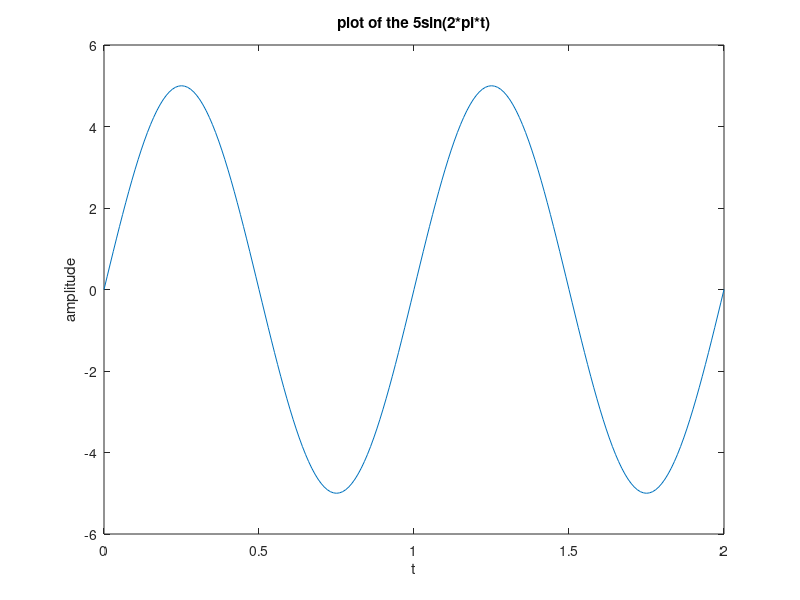
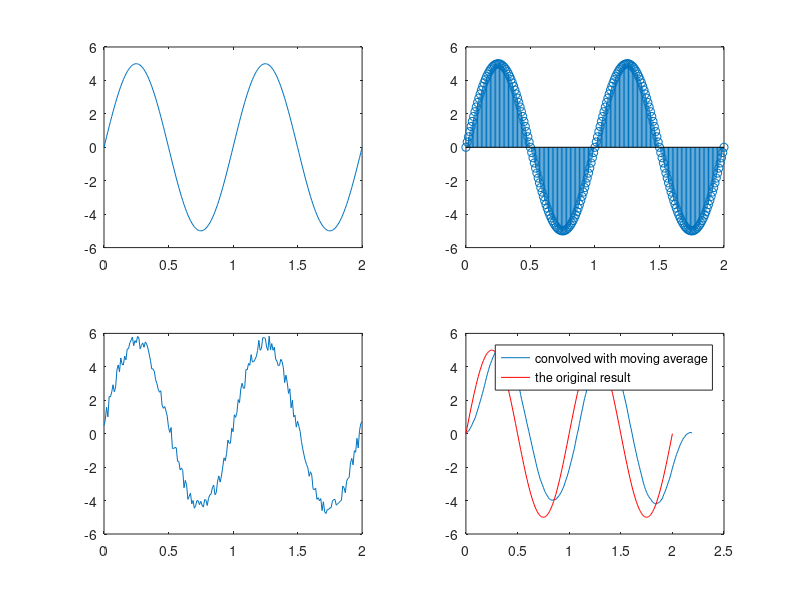
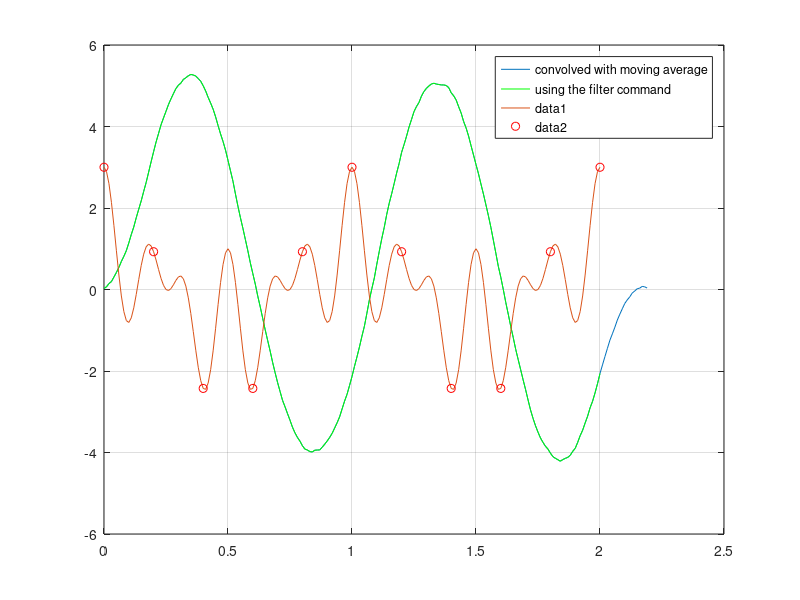
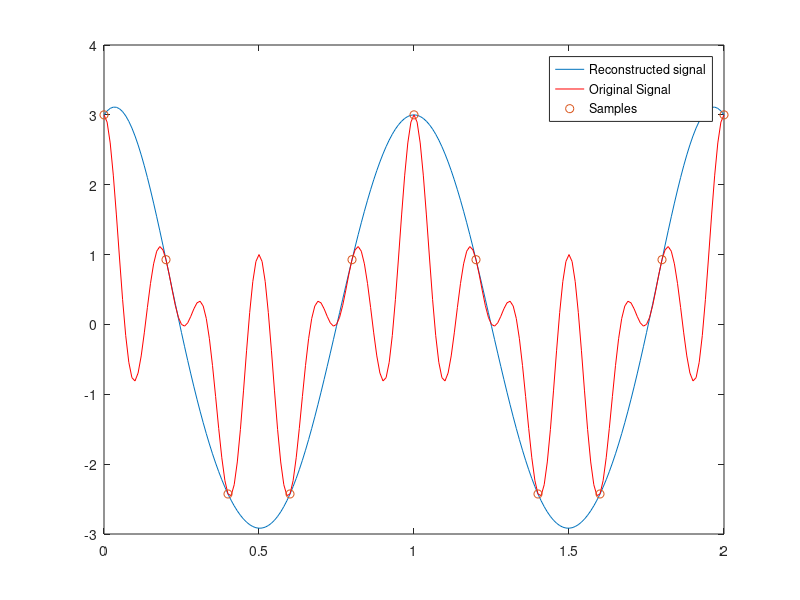

Write the MATLAB code that produced these figures, in order. (Note: this script raises an error after producing the figures.)
    clc
clear 
close all
% Part 1
t = 0:0.01:2;
y = 5*sin(2*pi*t);
plot(t,y)   
title('plot of the 5sin(2*pi*t)')
xlabel('t')
ylabel('amplitude')
figure
stem(t,y)
title('stem of the 5sin(2*pi*t)')
xlabel('t')
ylabel('amplitude')
% %Part 2 
y_noisy = y + rand(size(t));
subplot(2,2,1)
plot(t,y)
subplot(2,2,3)
plot(t,y_noisy)
subplot(2,2,2)
stem(t,y)
subplot(2,2,4)
stem(t,y_noisy)
%part 3
moving_avg = ones(1,20)*0.05;
result = conv(y_noisy,moving_avg);
t2 = 0:0.01:(length(result)-1)*0.01;
plot(t2,result)
hold on 
plot(t,y,'r')
legend('convolved with moving average','the original result')
%part 4
filtered_out = filter(0.05*ones(1,20),1,y_noisy);
figure
plot(t2,result)
hold on 
plot(t,filtered_out,'g')
legend('convolved with moving average','using the filter command')
% part 5 
% Part 6
x=cos(2*pi*t)+cos(8*pi*t)+cos(12*pi*t);
plot(t,x)
f=5;
T=1/f;
ts=0:T:2;
xs=cos(2*pi*ts)+cos(8*pi*ts)+cos(12*pi*ts);
hold on 
plot(ts,xs,'ro')
grid on
[T1,Ts]=ndgrid(t,ts);
xr=sinc((T1-Ts)/T)*xs';
figure
plot(t,xr)
hold on
plot(t,x,'r')
hold on 
plot(ts,xs,'o')
legend('Reconstructed signal','Original Signal','Samples')
%Part 7
tt = 0:0.005:10;
x1 = 2*tt.*exp(-tt);
tt1=0:10;
x11=2*tt1.*exp(-tt1);
[a1,f1]=freqz(x1);
[a2,f2]=freqz(x11);
figure
plot(f1,abs(a1),'b');
hold on
plot(f2,abs(a2),'r');
axis([0 0.2 0 400])
% Part 8
t=0:1/(2*pi):60;
f1=pi/16;
f2=5*pi/16;
f3=9*pi/16;
f4=13*pi/16;
x=cos(2*pi*f1*t)+cos(2*pi*f2*t)+cos(2*pi*f3*t)+cos(2*pi*f4*t);
xfft=fftshift(fft(x,512));
w=linspace(-pi,pi,512);
h=xlsread('filters.xls',1);
f=xlsread('filters.xls',2);
y=zeros(4,length(x));
for i=1:4
   y(i,:)=filter(h(i,:),1,x); 
end
y11=downsample(y',4);
y1=y11';
pu=[2,0,1,0.5];
for i=1:4
y2(i,:)=pu(i)*y1(i,:);
end
for i=1:4
   y3(i,:)=upsample(y2(i,:),4); 
end
for i=1:4
   y4(i,:)=filter(h(i,:),1,y3(i,:)); 
end
y3=resample(y2,4,1);
y5=sum(y4);
yfft=fftshift(fft(y5,512));
w=linspace(-pi,pi,512);
figure
plot(w,abs(xfft))
hold on
plot(w,4*abs(yfft),'r')
legend('The original signal','filtered signal')
grid on
